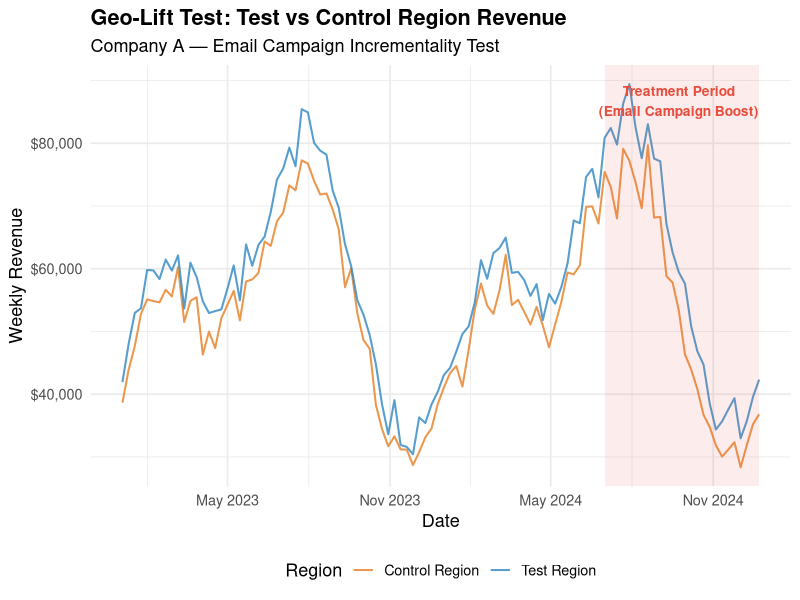
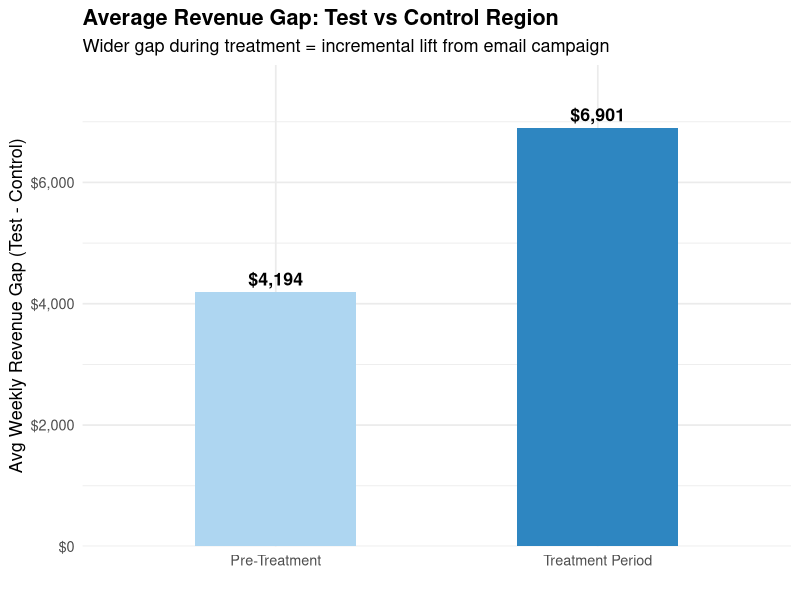
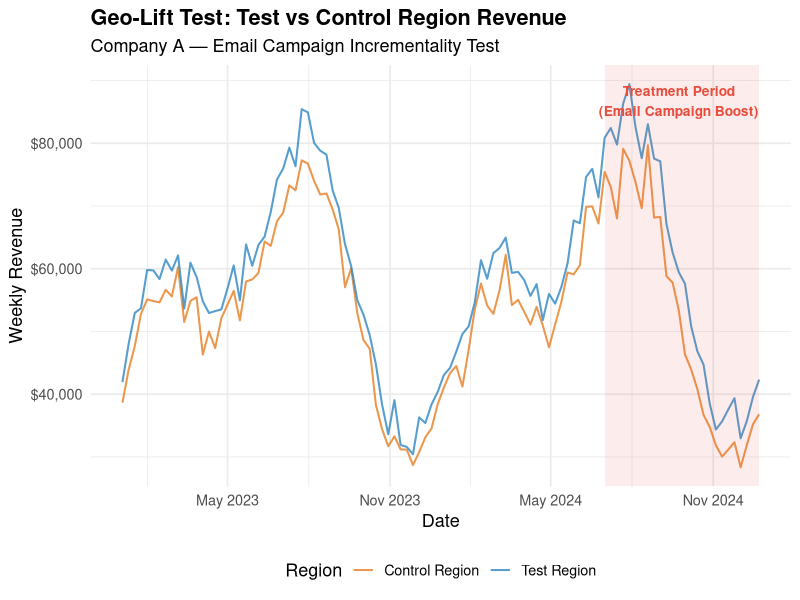
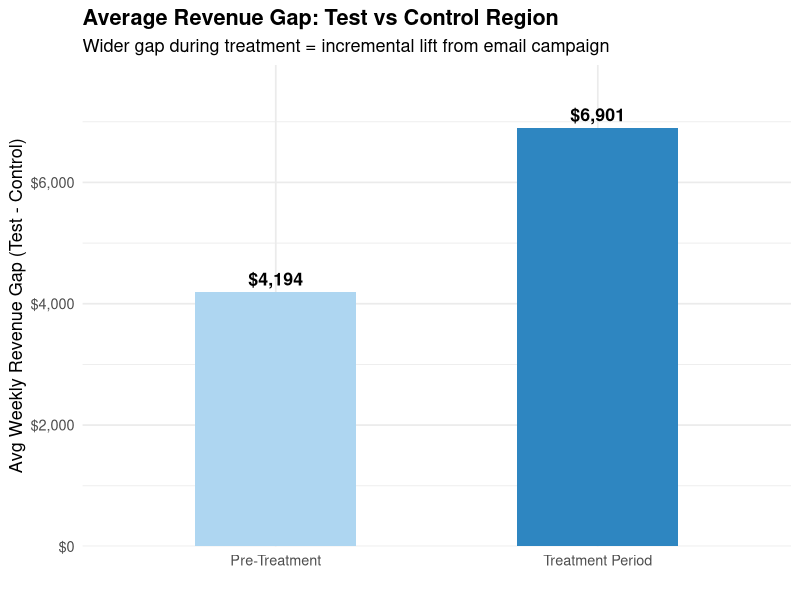

Source code (R) for these figures, in order:
setwd("C:/Users/user/MMM_ROBYN")

library(tidyverse)
library(ggplot2)
library(scales)
library(broom)
df <- read_csv("marketing_data.csv")
df$date <- as.Date(df$date)

set.seed(42)
n_weeks <- nrow(df)

# Split into 2 geo regions
# Test region: receives email campaign boost weeks 79-104 (year 3 Q1-Q2)
# Control region: no change

df_geo <- df %>%
  mutate(
    # Base regional split — control gets slightly lower base revenue
    region_test_base    = revenue * 0.52,
    region_control_base = revenue * 0.48,
    
    # Treatment period: weeks 79-104
    is_treatment_period = week >= 79 & week <= 104,
    
    # Email boost only in test region during treatment
    email_lift_effect = ifelse(is_treatment_period,
                               email_spend * 0.35 * rnorm(n_weeks, 1, 0.1),
                               0),
    
    # Final regional revenue
    revenue_test    = region_test_base + email_lift_effect +
      rnorm(n_weeks, 0, 1500),
    revenue_control = region_control_base +
      rnorm(n_weeks, 0, 1500)
  )

cat("✅ Geo data created\n")
cat("Treatment period: weeks 79-104\n")
cat("Avg test region revenue (treatment):",
    round(mean(df_geo$revenue_test[df_geo$is_treatment_period]), 0), "\n")
cat("Avg control region revenue (treatment):",
    round(mean(df_geo$revenue_control[df_geo$is_treatment_period]), 0), "\n")


## Plot: Test vs Control over time:
df_plot <- df_geo %>%
  select(date, week, revenue_test, revenue_control, is_treatment_period) %>%
  pivot_longer(c(revenue_test, revenue_control),
               names_to = "region", values_to = "revenue") %>%
  mutate(region = recode(region,
                         "revenue_test"    = "Test Region",
                         "revenue_control" = "Control Region"
  ))

p1 <- ggplot(df_plot, aes(x = date, y = revenue, color = region)) +
  geom_line(alpha = 0.8, linewidth = 0.7) +
  annotate("rect",
           xmin = df_geo$date[79], xmax = df_geo$date[104],
           ymin = -Inf, ymax = Inf,
           alpha = 0.1, fill = "#E74C3C") +
  annotate("text",
           x = df_geo$date[91], y = max(df_plot$revenue) * 0.97,
           label = "Treatment Period\n(Email Campaign Boost)",
           color = "#E74C3C", fontface = "bold", size = 3.5) +
  scale_y_continuous(labels = dollar_format()) +
  scale_x_date(date_breaks = "6 months", date_labels = "%b %Y") +
  scale_color_manual(values = c(
    "Test Region"    = "#2E86C1",
    "Control Region" = "#E67E22"
  )) +
  labs(
    title = "Geo-Lift Test: Test vs Control Region Revenue",
    subtitle = "Company A — Email Campaign Incrementality Test",
    x = "Date", y = "Weekly Revenue", color = "Region"
  ) +
  theme_minimal(base_size = 13) +
  theme(plot.title = element_text(face = "bold"),
        legend.position = "bottom")

print(p1)
ggsave("05_geolift_test_vs_control.png", p1, width = 12, height = 5, dpi = 150)



##  Calculate incremental lift:
# Difference-in-differences approach
pre_period  <- df_geo %>% filter(week < 79)
post_period <- df_geo %>% filter(is_treatment_period)

# Pre-period gap between regions
pre_gap  <- mean(pre_period$revenue_test) - mean(pre_period$revenue_control)

# Post-period gap
post_gap <- mean(post_period$revenue_test) - mean(post_period$revenue_control)

# Incremental lift = change in gap
incremental_lift         <- post_gap - pre_gap
incremental_lift_pct     <- incremental_lift / mean(pre_period$revenue_control) * 100
total_incremental_revenue <- incremental_lift * nrow(post_period)
total_email_spend        <- sum(post_period$email_spend)
incremental_roas         <- total_incremental_revenue / total_email_spend

cat("=== GEO-LIFT RESULTS ===\n")
cat("Pre-period avg gap:  $", round(pre_gap, 0), "\n")
cat("Post-period avg gap: $", round(post_gap, 0), "\n")
cat("Incremental lift:    $", round(incremental_lift, 0), "per week\n")
cat("Incremental lift %:  ", round(incremental_lift_pct, 1), "%\n")
cat("Total incremental revenue:", dollar(round(total_incremental_revenue, 0)), "\n")
cat("Total email spend:        ", dollar(round(total_email_spend, 0)), "\n")
cat("Incremental ROAS:         ", round(incremental_roas, 2), "x\n")


## Statistical significance test:
# T-test comparing lift in test vs control during treatment
lift_test    <- post_period$revenue_test    - post_period$revenue_control
lift_pre     <- pre_period$revenue_test[1:nrow(post_period)] -
  pre_period$revenue_control[1:nrow(post_period)]

t_result <- t.test(lift_test, lift_pre)

cat("\n=== STATISTICAL SIGNIFICANCE ===\n")
cat("p-value:", round(t_result$p.value, 4), "\n")
cat("95% CI: [",
    round(t_result$conf.int[1], 0), ",",
    round(t_result$conf.int[2], 0), "]\n")
cat("Result:", ifelse(t_result$p.value < 0.05,
                      "✅ Statistically significant lift detected",
                      "❌ Lift not statistically significant"), "\n")



##  Plot: Incremental revenue bar chart:
summary_df <- tibble(
  period  = c("Pre-Treatment", "Treatment Period"),
  avg_gap = c(pre_gap, post_gap)
)

p2 <- ggplot(summary_df, aes(x = period, y = avg_gap, fill = period)) +
  geom_col(width = 0.5, show.legend = FALSE) +
  geom_text(aes(label = dollar(round(avg_gap, 0))),
            vjust = -0.5, fontface = "bold", size = 4.5) +
  scale_fill_manual(values = c(
    "Pre-Treatment"    = "#AED6F1",
    "Treatment Period" = "#2E86C1"
  )) +
  scale_y_continuous(labels = dollar_format(),
                     expand = expansion(mult = c(0, 0.15))) +
  labs(
    title = "Average Revenue Gap: Test vs Control Region",
    subtitle = "Wider gap during treatment = incremental lift from email campaign",
    x = "", y = "Avg Weekly Revenue Gap (Test - Control)"
  ) +
  theme_minimal(base_size = 13) +
  theme(plot.title = element_text(face = "bold"))

print(p2)
ggsave("06_incremental_lift_summary.png", p2, width = 8, height = 6, dpi = 150)

cat("✅ Notebook 02 complete — all outputs saved!\n")
